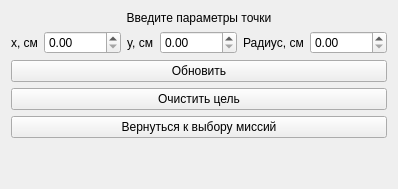
            <widget class="QWidget" name="page_missionPlanning_goto">
             <layout class="QVBoxLayout" name="verticalLayout_11" stretch="0,0,0,0,0,0">
              <item>
               <widget class="QLabel" name="label_53">
                <property name="text">
                 <string>Введите параметры точки</string>
                </property>
                <property name="alignment">
                 <set>Qt::AlignCenter</set>
                </property>
               </widget>
              </item>
              <item>
               <layout class="QHBoxLayout" name="horizontalLayout_11">
                <item>
                 <widget class="QLabel" name="label_missionPlanning_goto_x">
                  <property name="text">
                   <string>x, см</string>
                  </property>
                 </widget>
                </item>
                <item>
                 <widget class="QDoubleSpinBox" name="doubleSpinBox_missionPlanning_goto_x">
                  <property name="maximum">
                   <double>10000.000000000000000</double>
                  </property>
                 </widget>
                </item>
                <item>
                 <widget class="QLabel" name="label_55">
                  <property name="text">
                   <string>y, см</string>
                  </property>
                 </widget>
                </item>
                <item>
                 <widget class="QDoubleSpinBox" name="doubleSpinBox_missionPlanning_goto_y">
                  <property name="maximum">
                   <double>10000.000000000000000</double>
                  </property>
                 </widget>
                </item>
                <item>
                 <widget class="QLabel" name="label_56">
                  <property name="text">
                   <string>Радиус, см</string>
                  </property>
                 </widget>
                </item>
                <item>
                 <widget class="QDoubleSpinBox" name="doubleSpinBox_missionPlanning_goto_r">
                  <property name="maximum">
                   <double>10000.000000000000000</double>
                  </property>
                 </widget>
                </item>
               </layout>
              </item>
              <item>
               <widget class="QPushButton" name="pushButton_missionPlanning_goto_update">
                <property name="text">
                 <string>Обновить</string>
                </property>
               </widget>
              </item>
              <item>
               <widget class="QPushButton" name="pushButton_missionPlanning_goto_clean">
                <property name="text">
                 <string>Очистить цель</string>
                </property>
               </widget>
              </item>
              <item>
               <widget class="QPushButton" name="pushButton_missionPlanning_goto_back">
                <property name="text">
                 <string>Вернуться к выбору миссий</string>
                </property>
               </widget>
              </item>
              <item>
               <spacer name="verticalSpacer_6">
                <property name="orientation">
                 <enum>Qt::Vertical</enum>
                </property>
                <property name="sizeHint" stdset="0">
                 <size>
                  <width>20</width>
                  <height>40</height>
                 </size>
                </property>
               </spacer>
              </item>
             </layout>
            </widget>
